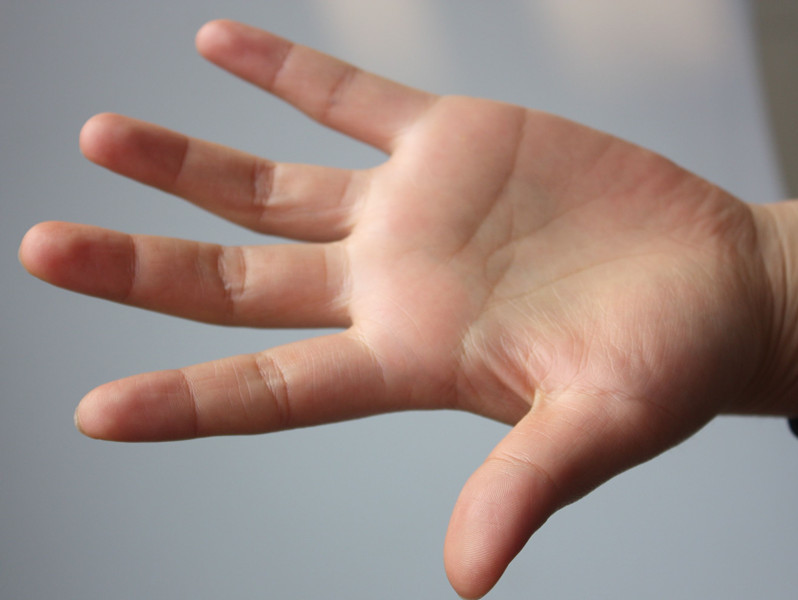
//> input picture opencv/8/1.jpg, 798 x 600 px
$ ./findContours   (built with g++ and OpenCV 4)
//> lines starting //> are read from the running program, lines starting //| are printed output that depends on the picture; after the words box and inside, x2 and y2 are one past the last pixel; in counts of white or black regions, pixels touching at a corner belong together
//---------------------------------【头文件、命名空间包含部分】----------------------------
#include <opencv2/opencv.hpp>
#include "opencv2/highgui/highgui.hpp"
#include "opencv2/imgproc/imgproc.hpp"
using namespace cv;
using namespace std;

//-----------------------------------【main( )函数】--------------------------------------------

//		描述：控制台应用程序的入口函数，我们的程序从这里开始
//-------------------------------------------------------------------------------------------------
int main( int argc, char** argv )
{
	// 【1】载入原始图，且必须以二值图模式载入
	Mat srcImage=imread("1.jpg", 0);
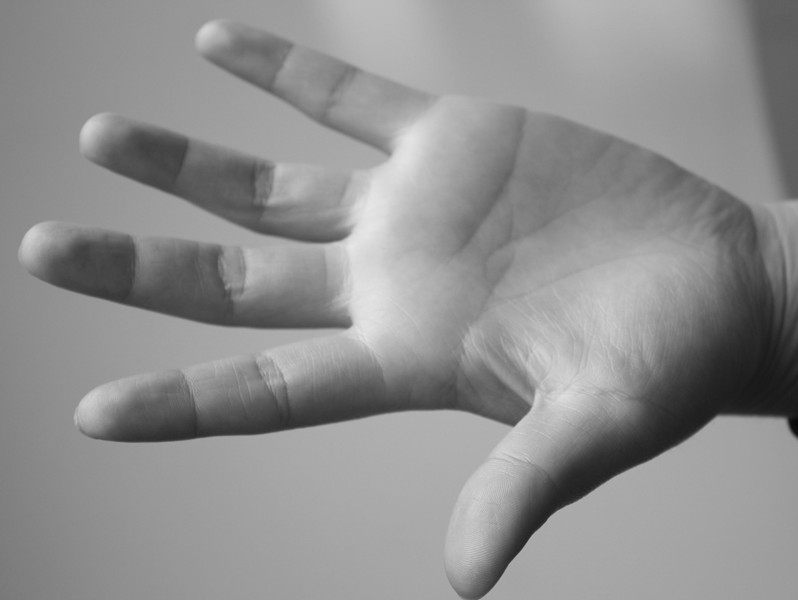
//> srcImage: 600 rows x 798 cols, CV_8UC1; min 10, max 230, mean 143.3
	imshow("原始图",srcImage);

	//【2】初始化结果图
	Mat dstImage = Mat::zeros(srcImage.rows, srcImage.cols, CV_8UC3);

	//【3】srcImage取大于阈值119的那部分
	srcImage = srcImage > 119;
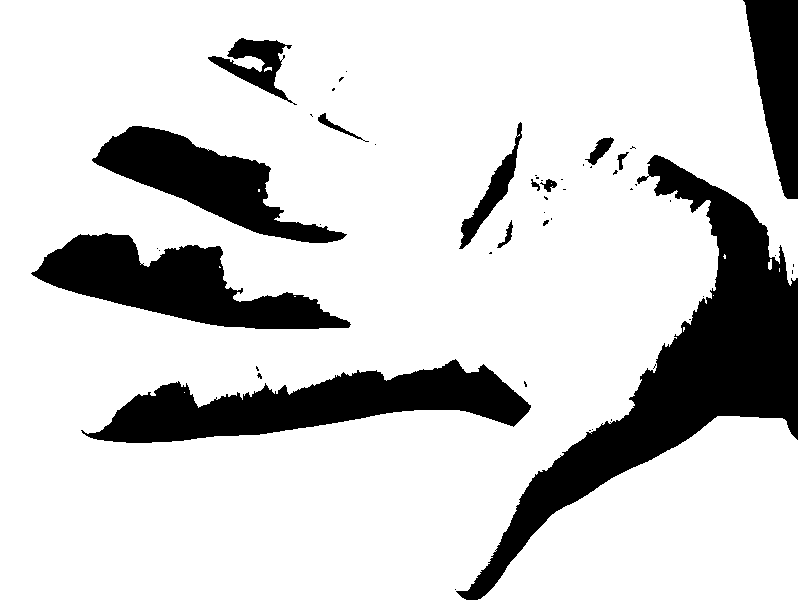
//> srcImage: 600 rows x 798 cols, CV_8UC1; 81.2% white; 51 black regions (37 under 20 px)
	imshow( "取阈值后的原始图", srcImage );

	//【4】定义轮廓和层次结构
	vector<vector<Point> > contours;
	vector<Vec4i> hierarchy;

	//【5】查找轮廓
	//此句代码的OpenCV2版为：
	//findContours( srcImage, contours, hierarchy,CV_RETR_CCOMP, CV_CHAIN_APPROX_SIMPLE );
	//此句代码的OpenCV3版为：
	findContours( srcImage, contours, hierarchy,RETR_CCOMP, CHAIN_APPROX_SIMPLE );
//> contours = 80 contours, 63 with area under 20; largest, box (x1, y1, x2, y2) and area: (0, 0, 798, 600) 395920, (478, 416, 798, 600) 39166, (80, 358, 532, 444) 18325, (30, 232, 352, 330) 14912, (91, 125, 348, 244) 11392

	// 【6】遍历所有顶层的轮廓， 以随机颜色绘制出每个连接组件颜色
	int index = 0;
	for( ; index >= 0; index = hierarchy[index][0] )
	{
		Scalar color( rand()&255, rand()&255, rand()&255 );
		//此句代码的OpenCV2版为：
		//drawContours( dstImage, contours, index, color, CV_FILLED, 8, hierarchy );
		//此句代码的OpenCV3版为：
		drawContours( dstImage, contours, index, color, FILLED, 8, hierarchy );
	}
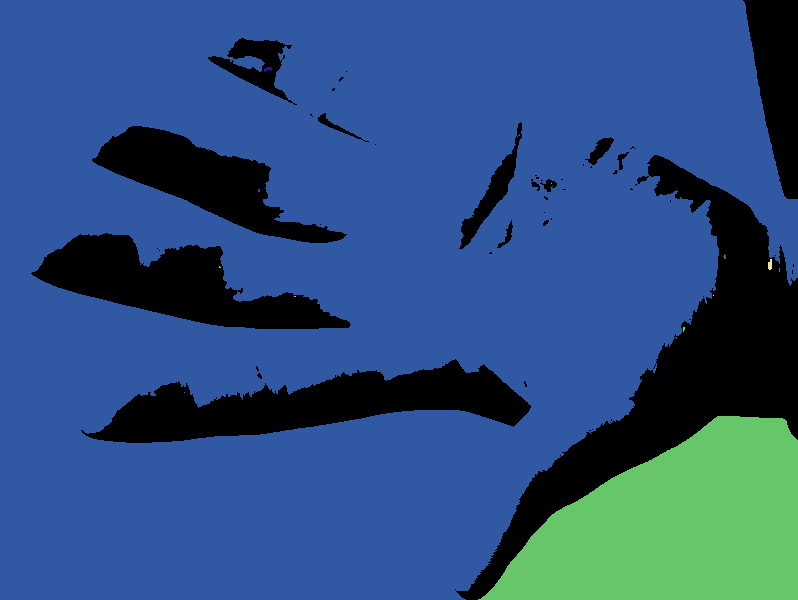
//> dstImage: 600 rows x 798 cols, CV_8UC3; mean B, G, R 127.5, 80.5, 44.3
//> after the loop, index = -1

	//【7】显示最后的轮廓图
	imshow( "轮廓图", dstImage );

	waitKey(0);

}
